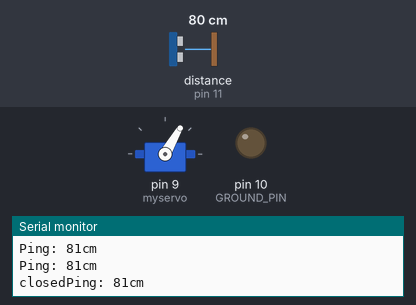
A sketch run on a simulated Arduino Uno, built with avr-gcc and run on an emulated ATmega328P. On the bench: servo, output pins drawn as LEDs (lit = HIGH), the last lines printed to the serial monitor. The test bench sets the inputs (shaded band); at power-on: distance to the obstacle (sensor on pin 11) 80 cm. The echo pulse lasts 58.3 µs per cm; pins used as bus, display or sensor lines are not drawn.

Above: at 1.9 s.
2.0 s: distance to the obstacle (sensor on pin 11) set to 18 cm
3.7 s: distance to the obstacle (sensor on pin 11) set to 15 cm
At 5.1 s:
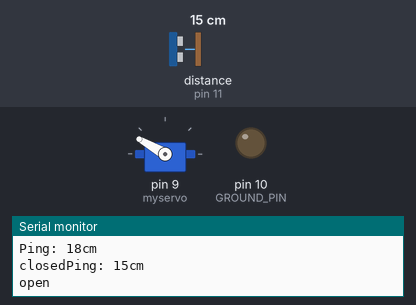
Timing chart, 0 to 9.2 s (numbered marks = the images above; inputs shaded):
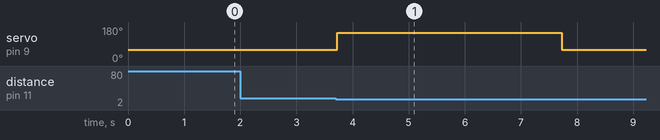

Measured:
- the behaviour switches between 17 and 16 cm on distance to the obstacle (sensor on pin 11) (found by bisection; images 0 and 1)
- after the input at 3.7 s, servo on pin 9 (myservo): 60° → 150° at once, → 60° 4.0 s later

The sketch:

sonar_motor.ino
```cpp
#include <Servo.h>          //include the servo library for this program
Servo myservo;              //create servo object to control a servo
#include <NewPing.h>      // include the NewPing library for this program
#define VCC_PIN 13
#define TRIGGER_PIN 12    // sonar trigger pin will be attached to Arduino pin 12
#define ECHO_PIN 11       // sonar echo pint will be attached to Arduino pin 11
#define GROUND_PIN 10
#define MAX_DISTANCE 200  // fmaximum distance set to 200 cm
NewPing sonar(TRIGGER_PIN, ECHO_PIN, MAX_DISTANCE); // initialize NewPing
boolean openClose = false;
boolean grabbed = false;
boolean done = false;
int count = 3;

void setup()                //do these things once
{
  Serial. begin(9600);      //set data transmission rate to communicate with computer
  pinMode(8,INPUT_PULLUP);  //pin 8 forced to HIGH when there is no external input
  myservo.attach(9);        //attaches the servo on pin 9 to the servo object
  myservo.write(60);        //tells servo to go to 60 degree position
   Serial. begin(9600);            // set data transmission rate to communicate with computer
  pinMode(ECHO_PIN, INPUT) ;
  pinMode(TRIGGER_PIN, OUTPUT) ;
  pinMode(GROUND_PIN, OUTPUT);    // tell pin 10 it is going to be an output
  pinMode(VCC_PIN, OUTPUT);       // tell pin 13 it is going to be an output
  digitalWrite(GROUND_PIN,LOW);   // tell pin 10 to output LOW (OV, or ground)
  digitalWrite(VCC_PIN, HIGH) ;   // tell pin 13 to output HIGH (+5V)
}

void loop()                 //do these things forever
{

  delay(100);                             // wait for this number of milliseconds
  int DISTANCE_IN_CM = sonar.ping_cm();   // read the sonar sensor, using a variable
  Serial.print("Ping: ");                 //print “Ping:" on the computer display
  Serial.print(DISTANCE_IN_CM);           //print the value of the variable next
  Serial.println("cm");                   //print "cm" after that, then go to next line

  if(DISTANCE_IN_CM >= 1 && DISTANCE_IN_CM <=16 && done == false)
  {
    myservo.write(150);
    Serial.println("open");
    delay(3000);
    done = true;
  }
  if(DISTANCE_IN_CM < 1 || DISTANCE_IN_CM > 16)
  {
    done = false;
  }


  delay(1000);                             // wait for this number of milliseconds
  DISTANCE_IN_CM = sonar.ping_cm();   // read the sonar sensor, using a variable
  Serial.print("Ping: ");                 //print “Ping:" on the computer display
  Serial.print(DISTANCE_IN_CM);           //print the value of the variable next
  Serial.println("cm");                   //print "cm" after that, then go to next line


  myservo.write(60);
  Serial.print("closed");
  Serial.print("");
  delay(100);

}
```
